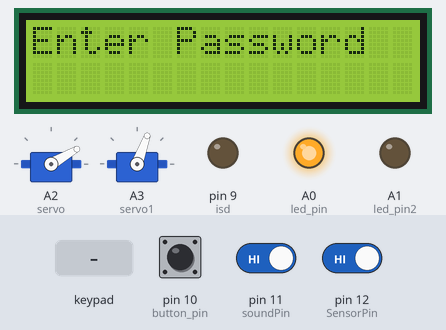
Recording of a sketch running on a simulated Arduino Uno, built with avr-gcc and run on an emulated ATmega328P. On the bench: 2 × servo, 16×2 character LCD, output pins drawn as LEDs (lit = HIGH). Dashed ring = blinking. The inputs (shaded band) are chosen by the test bench; at power-on: pin 11 (soundPin) HIGH, pin 12 (SensorPin) HIGH, pin 10 (button_pin) HIGH.

Above: at 1.2 s.
1.3 s: keypad keys 1 3 9 7 2 2 # pressed 0.4 s apart
At 4.9 s:
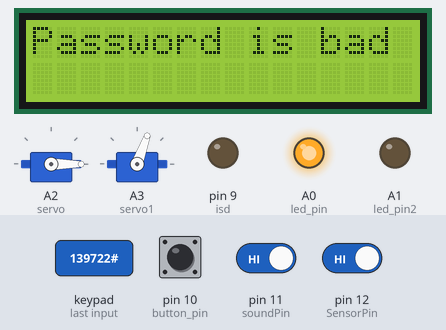
7.1 s: key '*' pressed
At 7.6 s:
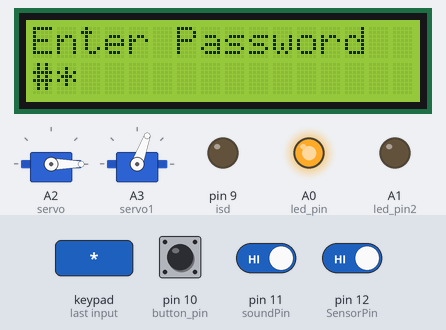
8.6 s: key '#' pressed
At 9.8 s:
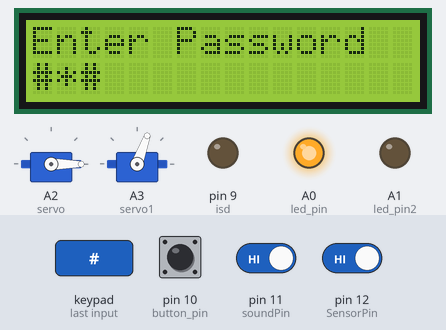
10.1 s: keypad keys 0 0 0 0 0 0 * pressed 0.4 s apart
At 15.0 s:
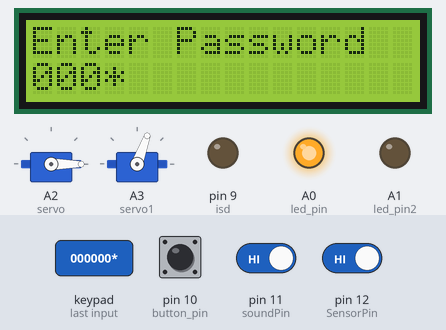
15.9 s: pin 11 (soundPin) driven LOW
At 16.12 s:
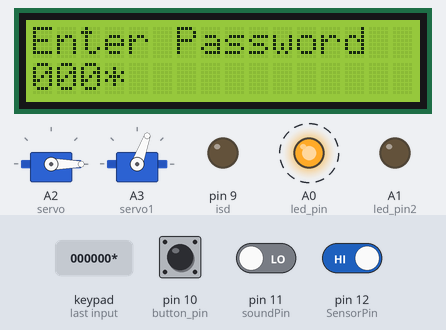
18.9 s: pin 12 (SensorPin) driven LOW
At 20.2 s:
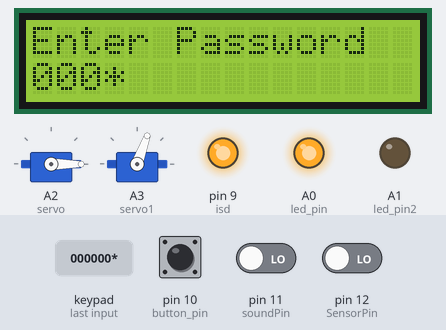
Timing chart, 0 to 21.9 s (numbered marks = the images above; inputs shaded):
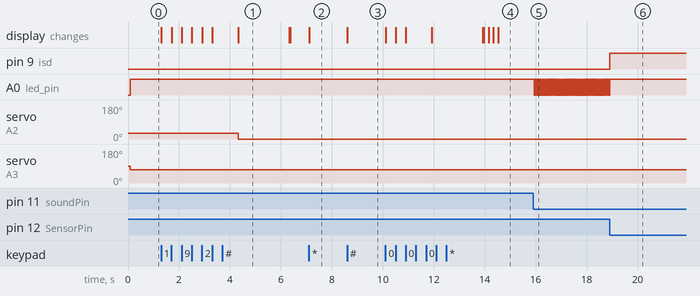

The sketch:

sketch_jan25a.ino
```cpp
#include <Keypad.h>
#include <Wire.h>
#include <LiquidCrystal_I2C.h>
#include <Servo.h>
Servo servo1;
Servo servo2;
Servo servo; //объявляем переменную servo типа Servo
int led_pin=A0;          // пин подключения
int led_pin2=A1;          // пин подключения
int button_pin = 10;     // пин кнопки
int buttonState = 0;
int val = 0;

#define SensorPin 12
int isd = 9;
int soundPin= 11; // контакт подключения выхода OUT датчика
//int relayPin=13; // контакт подключения выхода реле
boolean statuslamp; // состояние лампы true - включено, false - выключено


LiquidCrystal_I2C lcd(0x27,16,2);;
char Data[20]; // 20 is the number of chars it can hold
const byte Usercount = 3;

char Master[2][7] = {
  "000000",
  };

char * User[Usercount] = {
  "Master","INVALID"};

byte currentCommand = 0;
byte MasterCount = 6;
byte good_Count = 0;

int user = 0;
bool Password_is_good, User_is_good;
char customKey;

const byte ROWS = 4;
const byte COLS = 3;

char keys[ROWS][COLS] = {
  {'1','2','3'},
  {'4','5','6'},
  {'7','8','9'},
  {'*','0','#'}
};
byte rowPins[ROWS] = {
  8,7,6,5}; //connect to the row pinouts of the keypad
byte colPins[COLS] = {
  4,3,2}; //connect to the column pinouts of the keypad

//initialize an instance of class NewKeypad
Keypad customKeypad = Keypad( makeKeymap(keys), rowPins, colPins, ROWS, COLS);

void setup()
{
  pinMode(led_pin, OUTPUT); // Инициализируем цифровой вход/выход в режиме выхода.
  digitalWrite(led_pin,LOW);
  pinMode(led_pin2, OUTPUT);
  pinMode(button_pin, INPUT); // Инициализируем цифровой вход/выход в режиме входа.
  //pinMode(inPin, INPUT);
  servo.attach(A2);
  servo1.attach(A3);
  //servo2.attach(13);
  servo.write(30);
 // servo.write(0); //Поворачиваем сервопривод в положение 0

//  pinMode( led, OUTPUT );
  pinMode(SensorPin, INPUT);
  pinMode(isd, OUTPUT);
  statuslamp=false; // начальное состояние - лампа выключена


  lcd.init();                      // initialize the lcd
  lcd.backlight();
}

void loop()
{ lcd.setCursor(0,0);
  lcd.print("Enter Password");
  customKey = customKeypad.getKey();
  if (customKey)
  {
    Data[currentCommand] = customKey;
    lcd.setCursor(currentCommand,1);
    lcd.print(Data[currentCommand]);
    currentCommand++;
  }

if(digitalRead(button_pin)==LOW)//если кнопка нажата ...
 {
 digitalWrite(led_pin,LOW);//включаем светодиод
 servo1.write(0);
 }
 else//если не нажата...
 {
 digitalWrite(led_pin,HIGH);//выключаем
 servo1.write(70);
 }

  if(currentCommand == MasterCount)
  {
    delay(1000);
    while(user != 2)
    {
      for(int count = 0; count < MasterCount; count++)
      {
        if(Data[count] == Master[user][count])
        {
          good_Count++;
        }
      }
      if(good_Count == MasterCount)
      {
        good_Count = 0;
        Password_is_good = true;
        break;
      }
      else
      {
        good_Count = 0;
        user++;
        Password_is_good = false;
      }
    }

    lcd.setCursor(0,0);
    if(Password_is_good)
    {
      lcd.clear();
      lcd.print("Password is good");
      lcd.setCursor(0,1);
      //lcd.print(User[user]);
      servo.write(70);
      user = 0;
      lcd.clear();
      clearData();
    }
    else
    {
      lcd.clear();
      lcd.print("Password is bad");
      lcd.setCursor(0,1);
      servo.write(0);
      //lcd.print(User[user]);
      delay(2000);
      user = 0;
      lcd.clear();
      clearData();
    }
  }

int SensorVal = digitalRead(SensorPin);
  //Если обнаружили движение включаем последовательно реле
  if(SensorVal == LOW)
  {
    digitalWrite(isd, HIGH); //Включаем реле 1
    digitalWrite(led_pin, HIGH);
    delay(4000); //Задаем пауз между включением первого реле и второго
    digitalWrite(isd, LOW); //Выключаем реле 1
    digitalWrite(led_pin, LOW);
    delay(2000); //Задаем пауз между выключением первого реле и второго
   }

// ----------------------------------------------------------------------Датчик звука---------------------------------------------------------------------
if(digitalRead(soundPin)==0) // проверяем значение на выводе OUT датчика звука
{
statuslamp = !statuslamp; // поменять статус лампы
digitalWrite(led_pin,statuslamp);
servo2.write(90);// переключить лампу
delay(10);

}


// Для смены пароля пользователя
 /* if(customKey == '*')
  {
    lcd.clear();
    clearData();
    while(User_is_good != true)
    {
      lcd.setCursor(0,0);
      lcd.print("Change Password");
      lcd.setCursor(0,1);
      lcd.print("Enter User: ");
      user = customKeypad.getKey();
      if(user)
      {
        user -= '0'; // convert from char to int
        lcd.print(user);
        if(user < Usercount)
        { // if within number of users
          delay(1000);
          User_is_good = true; //gets out of while loop
          user -= 1; // ENTER: 1 = master, 2 = user, but the array is 0 for master and 1 for user. This makes it so.
          lcd.clear();
        }
        else
        {
          delay(1000);
          lcd.clear();
          lcd.print("Invalid User");
          delay(2000);
          lcd.clear();
        }
      }
    }
    User_is_good = false;// stays in while loop
    while(customKey != '#')
    {
      lcd.setCursor(0,0);
      lcd.print(User[user]); // prints out the user
      lcd.setCursor(0,1);
      lcd.print("Press # to confirm");
      customKey = customKeypad.getKey();
      if (customKey)
      {
        Master[user][currentCommand] = customKey;
        lcd.setCursor(currentCommand,2);
        lcd.print(Master[user][currentCommand]);
        MasterCount = currentCommand;
        currentCommand++;
      }
    }
    if(customKey == '#') // press # to store new passwrd for user
    {
      lcd.clear();
      lcd.setCursor(0,0);
      lcd.print(User[user]);
      lcd.print(" is reset");
      delay(1000);
      clearData();
      lcd.clear();
    }
  }*/
}

void clearData()
{
  user=0;
  while(currentCommand != 0)
  {   // This can be used for any array size,
    Data[currentCommand--] = 0; //clear for new data
  }
  return;
}
```

Measured:
- after the input at 1.3 s, servo on A2 (servo): 30° → 0° after 3.0 s; the display: first changes at once (image 1 shows a later state)
- after the input at 7.1 s, the display: changes at once (image 2)
- after the input at 8.6 s, the display: changes at once (image 3)
- after the input at 10.1 s, the display: first changes at once (image 4 shows a later state)
- after the input at 15.9 s, A0 (led_pin): alternates HIGH for 0.02 s and LOW for 0.02 s, starting at once
- after the input at 18.9 s, pin 9 (isd): LOW → HIGH at once; A0 (led_pin): goes on until 18.9 s, then stays HIGH
- what the display in image 1 shows lasts 2.0 s, from 4.3 s to 6.3 s
